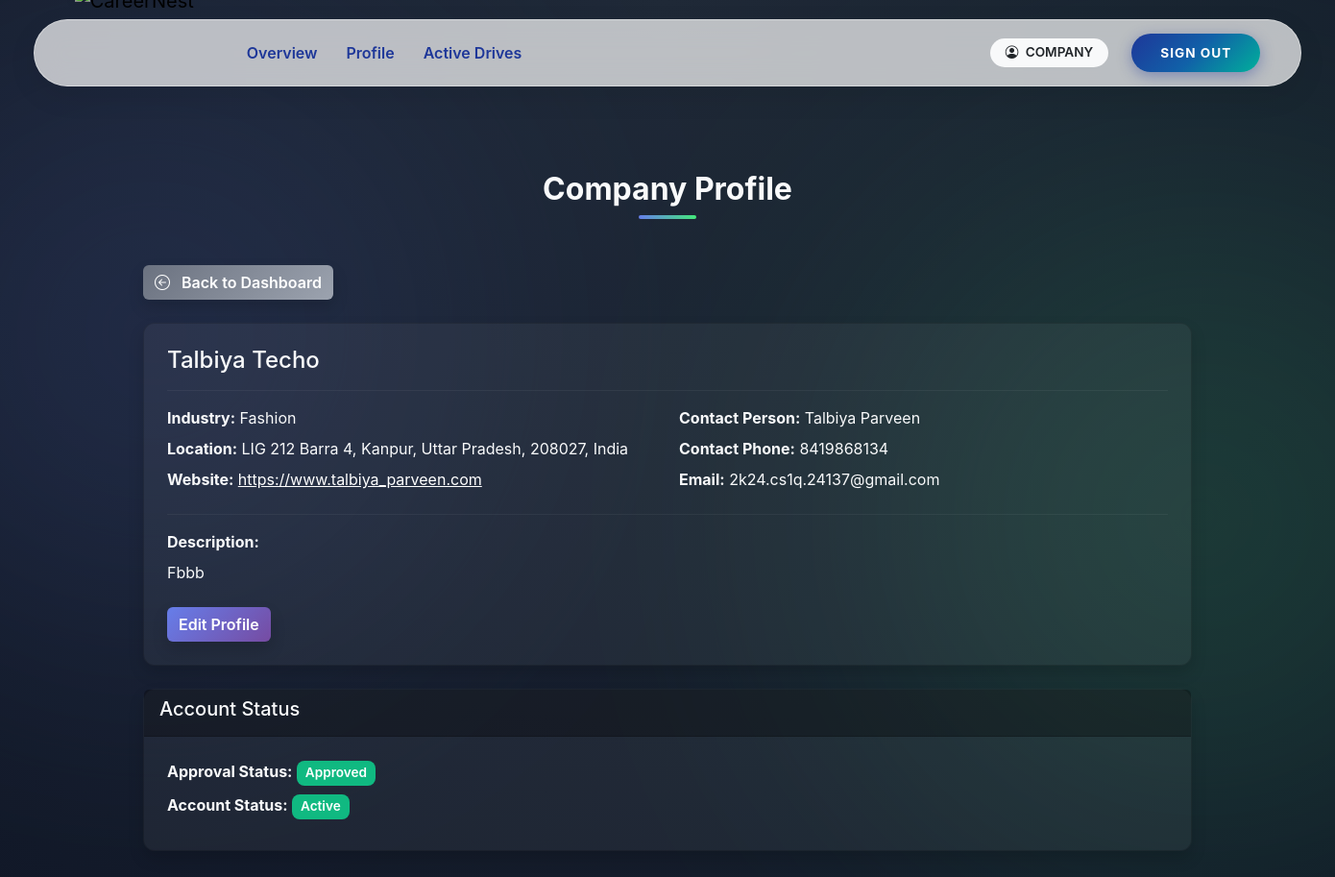
The page /company/profile (signed in) on the database its author committed.
### app/models.py (models this page shows, shortened)
class User(UserMixin, db.Model):
    __tablename__ = "users"
    user_id = db.Column(db.Integer, primary_key=True)
    email = db.Column(db.String(120), unique=True, nullable=False)
    password_hash = db.Column(db.String(255), nullable=False)
    role = db.Column(db.String(20), nullable=False)
    is_active = db.Column(db.Boolean, default=True)
    is_approved = db.Column(db.Boolean, default=False)
    is_blacklisted = db.Column(db.Boolean, default=False)
    created_at = db.Column(db.DateTime, default=datetime.utcnow)
    student = db.relationship(
        "Student",
        back_populates="user",
        uselist=False,
        cascade="all, delete-orphan"
    )
    company = db.relationship(
        "Company",
        back_populates="user",
        uselist=False,
        cascade="all, delete-orphan"
    )
    admin = db.relationship(
        "Admin",
        back_populates="user",
        uselist=False,
        cascade="all, delete-orphan"
    )

class Company(db.Model):
    __tablename__ = "companies"
    user_id = db.Column(
        db.Integer,
        db.ForeignKey("users.user_id", ondelete="CASCADE"),
        primary_key=True
    )
    company_name = db.Column(db.String(150), nullable=False)
    industry = db.Column(db.String(100))
    location = db.Column(db.String(200))
    website = db.Column(db.String(200))
    contact_person = db.Column(db.String(100))
    contact_phone = db.Column(db.String(20))
    description = db.Column(db.Text)
    user = db.relationship("User", back_populates="company")
    drives = db.relationship(
        "PlacementDrive",
        back_populates="company",
        cascade="all, delete-orphan"
    )

### app/company/routes.py (the view)
@company_bp.route('/profile')
@login_required
@role_required('company')
def profile():
    profile = get_company_profile()
    return render_template('company/profile.html', profile=profile)

### app/company/routes.py (called while the page is built)
def get_company_profile():
    return Company.query.filter_by(user_id=current_user.user_id).first()

### app/utils.py (called while the page is built)
def role_required(required_role):
    def decorator(f):
        @wraps(f)
        def decorated_function(*args, **kwargs):
            if not current_user.is_authenticated:
                abort(401)
            if current_user.role != required_role:
                abort(403)
            if required_role in ["student", "company"] and not current_user.is_approved:
                abort(403)
            if current_user.is_blacklisted:
                abort(403)
            return f(*args, **kwargs)
        return decorated_function
    return decorator

### app/templates/company/profile.html (shortened to what this page needs)
{% extends 'base.html' %}
{% block content %}
<div class="dashboard-bg">
  <div class="container position-relative">
    <h2 class="section-heading text-center mb-5">Company Profile</h2>
    <a href="{{ url_for('company.dashboard') }}" class="btn btn-gradient-secondary mb-4 shadow hover-glow text-white">
      <i class="bi bi-arrow-left-circle me-2"></i> Back to Dashboard
    </a>
    {% if profile %}
    <div class="card shadow mb-4">
      <div class="card-body">
        <h4 class="card-title">{{ profile.company_name }}</h4>
        <hr>
        <div class="row">
          <div class="col-md-6">
            <p><strong>Industry:</strong> {{ profile.industry or 'N/A' }}</p>
            <p><strong>Location:</strong> {{ profile.location or 'N/A' }}</p>
            <p><strong>Website:</strong>
              {% if profile.website %}
                <a href="{{ profile.website }}" target="_blank" class="text-white" style="text-decoration: underline;">{{ profile.website }}</a>
              {% else %}
                N/A
              {% endif %}
            </p>
          </div>
          <div class="col-md-6">
            <p><strong>Contact Person:</strong> {{ profile.contact_person or 'N/A' }}</p>
            <p><strong>Contact Phone:</strong> {{ profile.contact_phone or 'N/A' }}</p>
            <p><strong>Email:</strong> {{ profile.user.email }}</p>
          </div>
        </div>
        <hr>
        <p><strong>Description:</strong></p>
        <p>{{ profile.description or 'No description provided.' }}</p>
        <a href="{{ url_for('company.edit_profile') }}" class="btn btn-gradient-primary mt-3 shadow hover-glow text-white">Edit Profile</a>
      </div>
    </div>
    <div class="card shadow">
      <div class="card-header">
        <h5>Account Status</h5>
      </div>
      <div class="card-body">
        <p><strong>Approval Status:</strong>
          {% if profile.user.is_approved %}
            <span class="badge bg-success">Approved</span>
          {% else %}
            <span class="badge bg-warning">Pending Approval</span>
          {% endif %}
        </p>
        <p><strong>Account Status:</strong>
          {% if profile.user.is_blacklisted %}
            <span class="badge bg-danger">Blacklisted</span>
          {% elif profile.user.is_active %}
            <span class="badge bg-success">Active</span>
          {% else %}
            <span class="badge bg-secondary">Inactive</span>
          {% endif %}
        </p>
      </div>
    </div>
    {% else %}
    <div class="alert alert-info shadow rounded">Profile not found. Please contact admin.</div>
    {% endif %}
  </div>
</div>
{% endblock %}

### app/templates/base.html (shortened to what this page needs)
<!DOCTYPE html>
<html lang="en">
<head>
    <link href="https://cdn.jsdelivr.net/npm/bootstrap@5.3.2/dist/css/bootstrap.min.css" rel="stylesheet">
    <link rel="stylesheet" href="https://cdn.jsdelivr.net/npm/bootstrap-icons@1.10.5/font/bootstrap-icons.css">
</head>
<body>
    <div class="toast-container position-fixed top-0 end-0 p-3">
    </div>
    <header class="navbar-container">
        <nav class="navbar navbar-expand-lg navbar-island">
            <div class="container-fluid">
                <a class="navbar-brand " href="/">
                    <img src="{{ url_for('static', filename='img/CareerLogo.png') }}" alt="CareerNest">
                </a>
                <div class="collapse navbar-collapse" id="navMain">
                    <ul class="navbar-nav me-auto mb-2 mb-lg-0 ms-lg-4">
                        {% if current_user.is_authenticated %}
                        {% if current_user.role == 'admin' %}
                        <li class="nav-item"><a class="nav-link" href="{{ url_for('admin.dashboard') }}">Dashboard
                                Center</a></li>
                        <li class="nav-item"><a class="nav-link" href="{{ url_for('admin.students') }}">Students</a>
                        </li>
                        <li class="nav-item"><a class="nav-link" href="{{ url_for('admin.companies') }}">Companies</a>
                        </li>
                        <li class="nav-item"><a class="nav-link" href="{{ url_for('admin.drives') }}">Drives</a>
                        </li>
                        <li class="nav-item"><a class="nav-link"
                                href="{{ url_for('admin.applications') }}">Applications</a>
                        </li>
                        {% elif current_user.role == 'company' %}
                        <li class="nav-item"><a class="nav-link" href="{{ url_for('company.dashboard') }}">Overview</a>
                        </li>
                        <li class="nav-item"><a class="nav-link" href="{{ url_for('company.profile') }}">Profile</a>
                        </li>
                        <li class="nav-item"><a class="nav-link" href="{{ url_for('company.drives') }}">Active
                                Drives</a></li>
                        {% endif %}
                        {% else %}
                        <li class="nav-item"><a class="nav-link" href="/">Home</a></li>
                        {% endif %}
                    </ul>
                    <div class="d-flex flex-column flex-lg-row align-items-center">
                        {% if not current_user.is_authenticated %}
                        <a href="{{ url_for('auth.student_register') }}" class="btn btn-creative btn-student">Student
                            Join</a>
                        <a href="{{ url_for('auth.company_register') }}" class="btn btn-creative btn-student">Company
                            Join</a>
                        <a href="{{ url_for('auth.login') }}" class="btn btn-creative btn-login">Login</a>
                        {% else %}
                        <span class="badge rounded-pill bg-light text-dark px-3 py-2 me-3 d-none d-lg-block">
                            <i class="bi bi-person-circle me-1"></i> {{ current_user.role|upper }}
                        </span>
                        <a href="{{ url_for('auth.logout') }}" class="btn btn-creative btn-login">Sign Out</a>
                        {% endif %}
                    </div>
                </div>
            </div>
        </nav>
    </header>
    <main class="container page-content">
        {% block content %}{% endblock %}
    </main>
</body>
</html>

### app/templates/company/profile.html (style rules this page uses)
.dashboard-bg { position: relative; z-index: 1; padding: 3rem 0; }
html, body { height: 100%; margin: 0; font-family: 'Inter', sans-serif; overflow-x: hidden; }
body { background: radial-gradient(circle at top, #1f2937 0%, #111827 100%); color: #f9fafb; }
body::before, body::after { content: ''; position: absolute; border-radius: 50%; filter: blur(150px); opacity: 0.15; z-index: 0; }
body::before { width: 600px; height: 600px; background: #667eea; top: 5%; left: -10%; }
body::after { width: 700px; height: 700px; background: #43e97b; bottom: 5%; right: -15%; }
.section-heading { font-weight: 700; font-size: 2rem; color: #f9fafb; position: relative; margin-bottom: 2rem; text-align:center; }
.section-heading::after { content: ''; display: block; width: 60px; height: 4px; background: linear-gradient(90deg, #667eea, #43e97b); border-radius: 2px; margin: 0.5rem auto 0 auto; }
.btn-gradient-primary { background: linear-gradient(135deg, #667eea, #764ba2); color: #fff; border:none; font-weight:600; }
.btn-gradient-secondary { background: linear-gradient(135deg, #6b7280, #9ca3af); color: #fff; border:none; font-weight:600; }
.card { background: rgba(255,255,255,0.05); border-radius: 12px; color:#f9fafb; }
.card-body { padding:1.5rem; }
.card-header { background: rgba(0,0,0,0.3); color:#f9fafb; font-weight:600; }
.badge { font-weight:600; font-size:0.85rem; padding:0.45em 0.65em; border-radius:8px; }
.badge.bg-success { background-color:#10b981 !important; }
.shadow { box-shadow: 0 5px 15px rgba(0,0,0,0.3); }
a { color:#f3f4f6; text-decoration: underline; }
.card p { margin-bottom:0.5rem; }
.card hr { border-color: rgba(255,255,255,0.2); }

### rows shown on the page
User: role "COMPANY", user.email "2k24.cs1q.24137@gmail.com"
Company: company_name "Talbiya Techo", industry "Fashion", location "LIG 212 Barra 4, Kanpur, Uttar Pradesh, 208027, India", website "https://www.talbiya_parveen.com", contact_person "Talbiya Parveen", contact_phone "8419868134", description "Fbbb"
